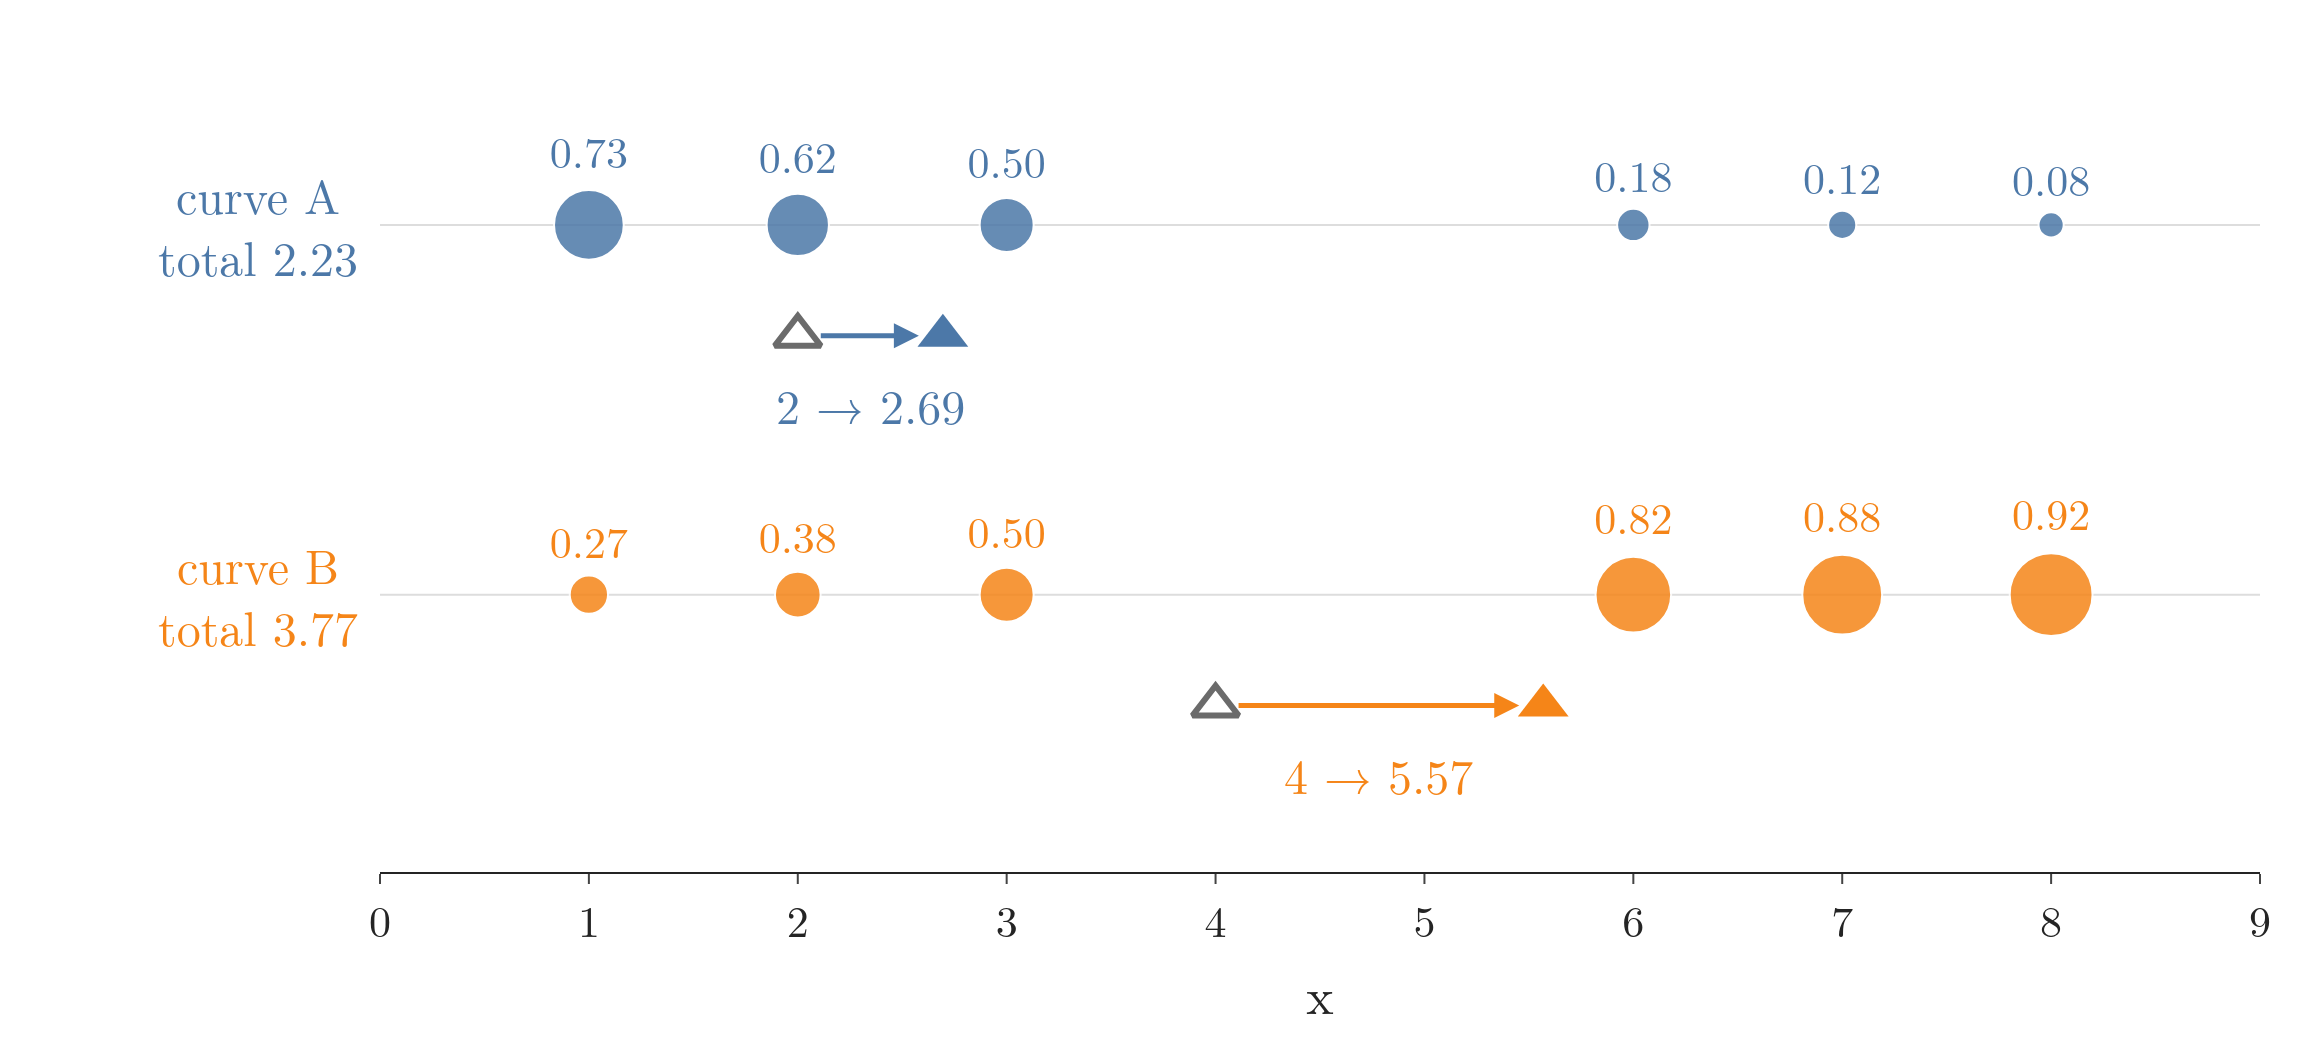

Source code (Python):
"""The M-step on the six points, drawn (Plotly): one row per curve; each point is as large as its share (label) for that
curve; each mean moves from its start (hollow triangle) to the share-weighted average (filled triangle)."""
from pathlib import Path
import numpy as np
import plotly.graph_objects as go
from six_points import COLS, FONT, GREY, START, X, e_step, m_step

here = Path(__file__).parent
R = e_step(*START)
_, mu, _ = m_step(R)
old = START[1]
fig = go.Figure()
for k, nm in enumerate("AB"):
    yk = 1 - k
    fig.add_trace(go.Scatter(x=[0, 9], y=[yk, yk], mode="lines", line=dict(color="#DDDDDD", width=1)))
    fig.add_trace(go.Scatter(x=X, y=[yk] * 6, mode="markers+text", marker=dict(size=10 + 34 * R[:, k], color=COLS[k], opacity=0.85),
                             text=[f"{r:.2f}" for r in R[:, k]], textposition="top center", textfont=dict(size=22, color=COLS[k])))
    fig.add_trace(go.Scatter(x=[old[k]], y=[yk - 0.3], mode="markers", marker=dict(symbol="triangle-up-open", size=20, color=GREY, line=dict(width=3))))
    fig.add_trace(go.Scatter(x=[mu[k]], y=[yk - 0.3], mode="markers", marker=dict(symbol="triangle-up", size=22, color=COLS[k])))
    fig.add_annotation(x=mu[k], y=yk - 0.3, ax=old[k], ay=yk - 0.3, xref="x", yref="y", axref="x", ayref="y", showarrow=True,
                       arrowhead=2, arrowwidth=2.5, arrowcolor=COLS[k], standoff=12, startstandoff=10, text="")
    fig.add_annotation(x=(mu[k] + old[k]) / 2, y=yk - 0.3, yshift=-34, showarrow=False, font=dict(size=24, color=COLS[k]),
                       text=f"{old[k]:g} → {mu[k]:.2f}")
    fig.add_annotation(x=-0.01, xref="paper", y=yk, showarrow=False, xanchor="right", font=dict(size=24, color=COLS[k]),
                       text=f"curve {nm}<br>total {R[:, k].sum():.2f}")
fig.update_layout(template="simple_white", width=1150, height=520, showlegend=False, font=FONT,
                  xaxis=dict(title="x", range=[0, 9], dtick=1), yaxis=dict(visible=False, range=[-0.75, 1.5]),
                  margin=dict(l=190, r=20, t=20, b=60))
fig.write_image(here / "six_m_step.png", scale=2)
fig.write_image(here / "six_m_step.pdf")
